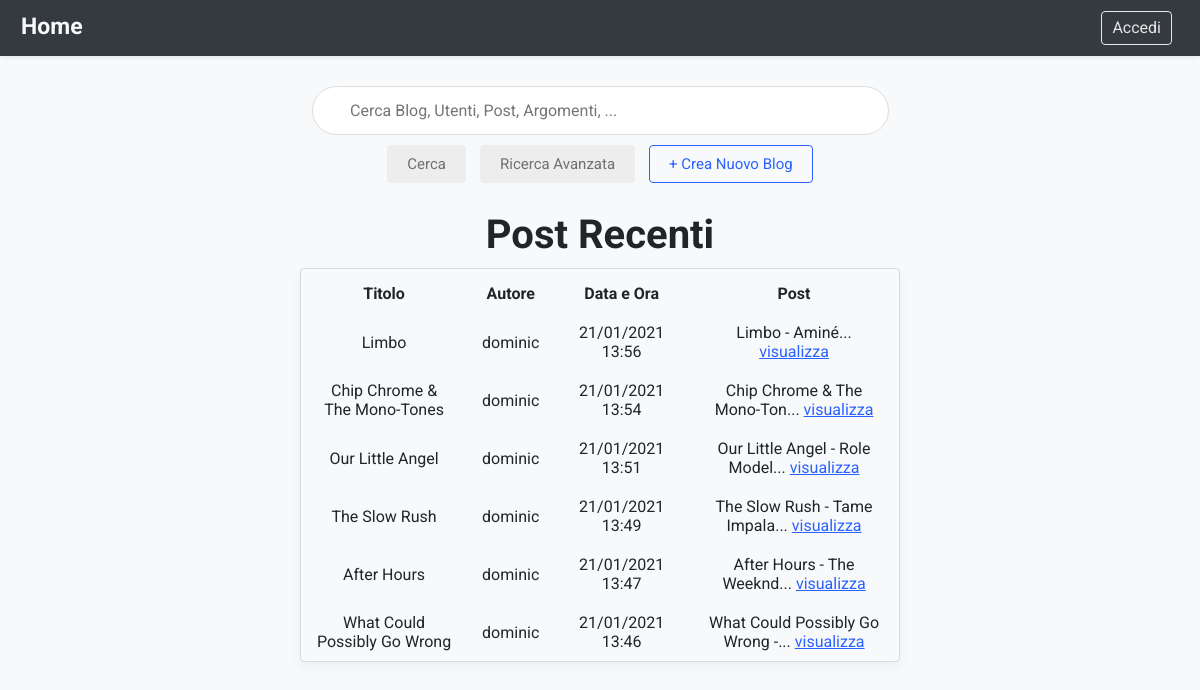
Screenshot of /proj/home.php with the database file from the repository.
### tables this page shows
CREATE TABLE `post` (
  `id` int(10) UNSIGNED NOT NULL,
  `idBlog` int(10) UNSIGNED NOT NULL,
  `titolo` varchar(128) NOT NULL,
  `contenuto` varchar(20000) NOT NULL,
  `autore` varchar(128) NOT NULL,
  `dataCreazione` timestamp NOT NULL DEFAULT current_timestamp()
);

### proj/home.php (the view, shortened to what this page needs)
<?php
require_once "connect.php";
$sql = "SELECT * FROM post ORDER BY dataCreazione DESC LIMIT 6";
$result = mysqli_query($link, $sql);
$post = [];
while($sqlRow = mysqli_fetch_assoc($result)){
	$post[] = $sqlRow;
}
?>
<!DOCTYPE html>
<html>
	<head>
		<link rel="stylesheet" type="text/css" href="home.css">
	</head>
	<header>
		<nav>
			<h2 class="home">Home</h2>
			<ul>
				<?php
					if (isset($_SESSION["idUtente"])){
				?>
				<li><a class="links" href="logout.php">Logout</a></li>
				<li><a class="links" href="mieiBlog.php">I miei Blog</a></li>
				<li><a class="links" href="modificaAccount.php">Il mio Account </a></li>
				<?php
					} else {
				?> <li><a class="links" href="accesso.php">Accedi</a></li>
				<?php
					}
				?>
			</ul>
		</nav>
	</header>
	<body>
		<form name="searchForm" method="get" action="searchResults.php">
			<div class="bar">
				<input class="searchbar" id="inputSearchBar" autocomplete="off" pattern=".{2,}" title="Minimo due caratteri." name="search" type="text" placeholder="Cerca Blog, Utenti, Post, Argomenti, ..." required>
			</div>
			<div class="buttons">
				<input type="submit" class="button grey" id="buttonSearchBar" value="Cerca">
				<button class="button grey" type="button" onclick="window.location.href='ricercaAvanzata.php'">Ricerca Avanzata</button>
				<button class="button white" type="button" onclick="window.location.href='creaBlog.php'">+ Crea Nuovo Blog</button>
			 </div>
		</form>
		<div class="recentPosts">
			<h2 style="font-size: 40px; margin-bottom: 10px;">Post Recenti</h2>
			<div class="content">
				<table>
					<thead>
					 <tr class="tableTitle">
						 <th>Titolo</th>
						 <th>Autore</th>
						 <th>Data e Ora</th>
						 <th>Post</th>
					 </tr>
					</thead>
					<tbody>
						<?php
						if(!empty($post)){
							for($i=0;$i<sizeof($post);$i++){
								$idPost = htmlentities($post[$i]["id"]);
								$idBlog = htmlentities($post[$i]["idBlog"]);
								?>
								<tr class="trHighlight">
								<td>
								<?php
								echo htmlentities($post[$i]["titolo"]);
								?>
								</td>
								<td>
								<?php
								echo htmlentities($post[$i]["autore"]);
								?>
								</td>
								<td>
								<?php
								$date = htmlentities($post[$i]["dataCreazione"]);
								$timestamp = strtotime($date);
								echo date('d/m/Y H:i', $timestamp);
								?>
								</td>
								<td>
								<?php
								$contenuto = htmlentities($post[$i]["contenuto"]);
								if(strlen($contenuto)>30){
									echo substr($contenuto, 0, 30). "... <a href='post.php?idBlog=$idBlog&idPost=$idPost'>visualizza</a>";
								} else {
									echo $contenuto. "... <a href='post.php?idBlog=$idBlog&idPost=$idPost'>visualizza</a>";
								}
								?>
								</td>
								</tr>
							<?php
							}
						}
						?>
					</tbody>
				</table>
			</div>
		</div>
	</body>
</html>

### proj/home.css (style rules this page uses)
body { text-align: center; background-color: #F8F9FA; margin: 0; color: #212529; }
html { font-family: 'Roboto', sans-serif; position: relative; min-height: 100%; }
ul { list-style-type: none; overflow: hidden; margin-top: 0; margin-bottom: 0; padding: 10px; }
.links { float: right; padding: 5px 10px 5px 10px; margin-right: 17px; font-family: 'Roboto', sans-serif; }
li a { color: #e6e6e6; text-decoration: none; border: 1px solid #e6e6e6; border-radius: 4px; margin-right: 12px; }
nav { padding: 0; font-size: 16px; line-height: 22px; background-color: #343A40; border: 1px solid transparent; box-shadow: rgba(0, 0, 0, 0.075) 0px 2px 4px 0px; display: block; position: relative; }
.home { letter-spacing: 0px; float: left; color: #F8F9FA; font-size: 23px; margin: 0 auto; line-height: 52px; padding: 0 20px; }
.bar { margin:0 auto; width:575px; border-radius:30px; border:1px solid #dcdcdc; background-color: white; margin-top: 30px; }
.searchbar { height:45px; border:none; width:500px; font-size:16px; outline: none; font-family: 'Roboto', sans-serif; }
.buttons { margin-top:5px; }
.button { background-color: #ededed; border:none; color:#707070; font-size:15px; padding: 10px 20px; margin:5px; border-radius:4px; outline: none; font-family: 'Roboto', sans-serif; }
.white { background-color: #F8F9FA; color: #2962FF; border: 1px solid #2962FF; padding: 9px 19px; }
.recentPosts { margin: -10px auto; width: 50%; }
.content { border: 1px solid #d9d9d9; border-radius: 4px; box-shadow: rgba(0,0,0,0.05) 0px 4px 12px 0px; margin-bottom: 30px; padding: 5px 0 0 0; }
table { width: 100%; margin: 0 auto; border-collapse: collapse; }
td, th { padding: 10px 15px; margin-right: 0; }
a { color: #2962FF; }

### rows the page displays
post: titolo "Limbo", autore "dominic", dataCreazione "21/01/2021 13:56", contenuto "Limbo - Aminé"
post: titolo "Chip Chrome & The Mono-Tones", autore "dominic", dataCreazione "21/01/2021 13:54", contenuto "Chip Chrome & The Mono-Ton"
post: titolo "Our Little Angel", autore "dominic", dataCreazione "21/01/2021 13:51", contenuto "Our Little Angel - Role Model"
post: titolo "The Slow Rush", autore "dominic", dataCreazione "21/01/2021 13:49", contenuto "The Slow Rush - Tame Impala"
post: titolo "After Hours", autore "dominic", dataCreazione "21/01/2021 13:47", contenuto "After Hours - The Weeknd"
post: titolo "What Could Possibly Go Wrong", autore "dominic", dataCreazione "21/01/2021 13:46", contenuto "What Could Possibly Go Wrong -"
